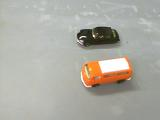
#> input picture SIP/ass1/Images/toycars1.png, 160 x 120 px
$ python a4.py
#> lines starting #> are read from the running program, lines starting #| are printed output that depends on the picture
import matplotlib.pyplot as pl
from skimage.io import imread
import pylab as pyl
import numpy as np
import numpy.random as npr

def blend(A, B, w_A, w_B):
  result = np.multiply(w_A, A) + np.multiply(w_B, B)
  return np.round(result).astype('int')

image1 = imread("Images/toycars1.png")
#> image1 is the input picture: shape (120, 160, 3); mean R, G, B 173.1, 171.4, 163
image2 = imread("Images/toycars2.png")
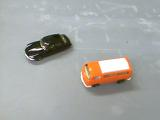
#> input picture SIP/ass1/Images/toycars2.png, 160 x 120 px
#> image2 is the input picture: shape (120, 160, 3); mean R, G, B 167.7, 168.8, 166.3
w_b = image1.astype('float')
oneMatrix = image1.astype('float')
oneMatrix.fill(1.0)
#> oneMatrix: shape (120, 160, 3) float64; every value is 1
pl.figure()
for i in range(5):
  pl.subplot(1, 5, i + 1)
  w_b.fill(i / 4.0)
  w_a = oneMatrix - w_b
  result = blend(image1, image2, w_a, w_b)
  pl.axis('off')
  pl.title("%s%%, %s%%" % ((1 - i / 4) * 100, i /4 * 100))
  pl.imshow(result)
#> this loop made 5 passes
#> pass 2, in blend (call 2), `result = np.multiply(w_A, A) + np.multiply(w_B, B)`:
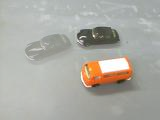
#> result: shape (120, 160, 3) float64; mean R, G, B 171.8, 170.7, 163.8

pl.show()
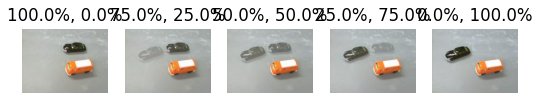
#> figure drawn by matplotlib, 5 panels
